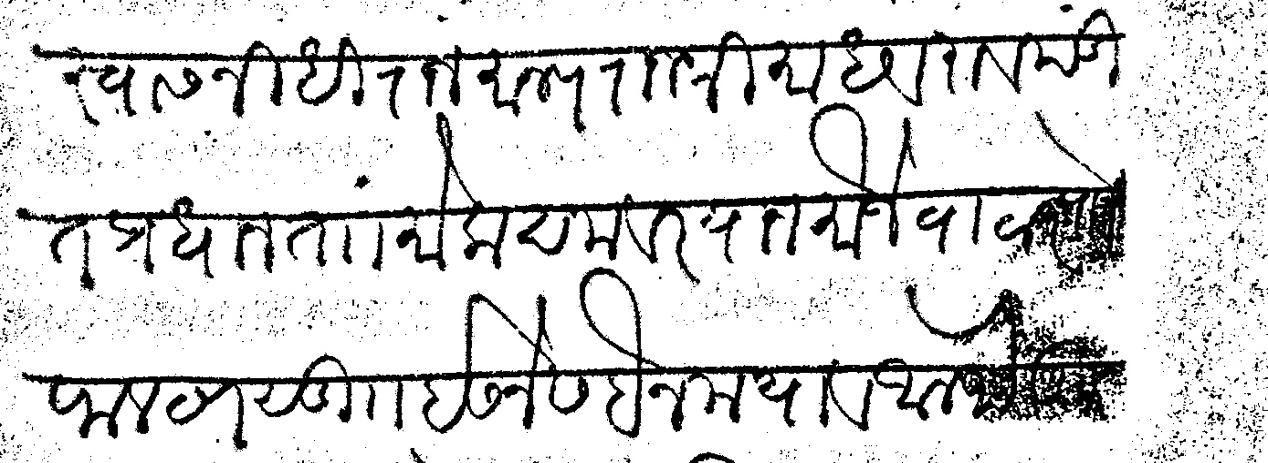
#> input picture data/evaluation/sample_001.png, 1268 x 463 px
$ python preprocess.py ../data/evaluation/sample_001.png
#> lines starting #> are read from the running program, lines starting #| are printed output that depends on the picture; after the words box and inside, x2 and y2 are one past the last pixel; in counts of white or black regions, pixels touching at a corner belong together
#> in preprocess_image, image is the input picture: shape (463, 1268); min 0, max 255, mean 215.4
from __future__ import annotations

import argparse
from pathlib import Path

import numpy as np
from PIL import Image, ImageFilter

try:
    import cv2
except ImportError:  # pragma: no cover - fallback for environments missing OpenCV
    cv2 = None


def to_grayscale(image: np.ndarray) -> np.ndarray:
    if image.ndim == 2:
        return image
    if cv2 is None:
        return np.array(Image.fromarray(image).convert("L"))
    return cv2.cvtColor(image, cv2.COLOR_BGR2GRAY)


def denoise(gray: np.ndarray) -> np.ndarray:
    if cv2 is None:
        return np.array(Image.fromarray(gray).filter(ImageFilter.MedianFilter(size=3)))
    return cv2.fastNlMeansDenoising(
        gray, None, h=15, templateWindowSize=7, searchWindowSize=21
    )


def binarize(gray: np.ndarray) -> np.ndarray:
    if cv2 is None:
        threshold = int(np.mean(gray) * 0.9)
        return np.where(gray > threshold, 255, 0).astype(np.uint8)
    return cv2.adaptiveThreshold(
        gray,
        255,
        cv2.ADAPTIVE_THRESH_GAUSSIAN_C,
        cv2.THRESH_BINARY,
        35,
        11,
    )
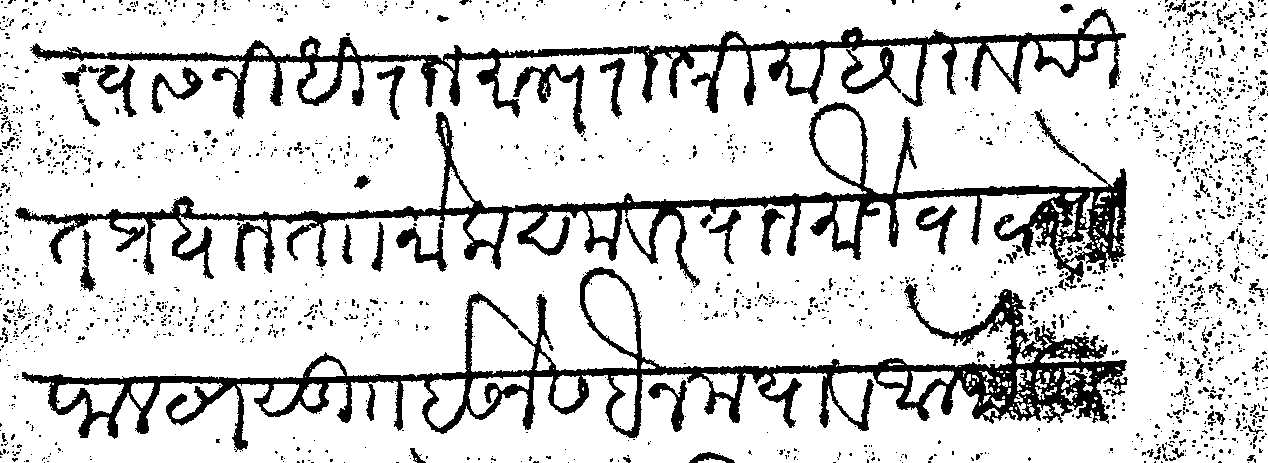
#> returned value: shape (463, 1268); 83.7% white; 1982 black regions (1832 under 20 px), largest, box (x1, y1, x2, y2) and area: (22, 267, 1128, 452) 30188, (15, 102, 1127, 288) 25154, (30, 7, 1126, 119) 17349


def deskew(binary: np.ndarray) -> np.ndarray:
    if cv2 is None:
        return binary
    coords = np.column_stack(np.where(binary < 128))
#> coords = 95594 pairs, first value 0 to 462, second value 0 to 1267
    if len(coords) < 20:
        return binary
    angle = cv2.minAreaRect(coords)[-1]
#> angle = -90
    if angle < -45:
        angle = -(90 + angle)
#> angle = 0
    else:
        angle = -angle
    if abs(angle) > 15:
        return binary
    h, w = binary.shape[:2]
#> h = 463; w = 1268
    matrix = cv2.getRotationMatrix2D((w / 2, h / 2), angle, 1.0)
#> matrix = [[1, 0, 0], [0, 1, 0]]
    return cv2.warpAffine(
        binary, matrix, (w, h), flags=cv2.INTER_LINEAR, borderValue=255
    )


def segment_lines(binary: np.ndarray, min_line_height: int = 12) -> list[np.ndarray]:
#> called with min_line_height = 12
    ink = binary < 200
    projection = ink.sum(axis=1)
#> projection = 463 values, max 654 at index 215, min 26 at index 443, mean 206.5
    threshold = max(2, int(binary.shape[1] * 0.01))
#> threshold = 12
    active = projection > threshold
    ranges = []
    start = None
    for y, is_active in enumerate(active):
        if is_active and start is None:
            start = y
        elif not is_active and start is not None:
            if y - start >= min_line_height:
                ranges.append((start, y))
            start = None
#> this loop made 463 passes
#> start on pass 1: 0
#> after the loop, ranges = []; start = 0
    if start is not None and len(active) - start >= min_line_height:
        ranges.append((start, len(active)))
    if not ranges:
        return [binary]
    lines = []
    for start, end in ranges:
        top = max(0, start - 4)
        bottom = min(binary.shape[0], end + 4)
        crop = binary[top:bottom, :]
        cols = np.where((crop < 200).sum(axis=0) > 0)[0]
        if cols.size:
            crop = crop[:, max(0, cols[0] - 8) : min(crop.shape[1], cols[-1] + 9)]
        lines.append(crop)
#> this loop made 1 pass
#> (start, end, top, bottom) on pass 1: (0, 463, 0, 463)
#> after the loop, lines = 1 item
    return lines


def preprocess_image(path: str | Path) -> tuple[np.ndarray, list[np.ndarray]]:
    if cv2 is None:
        if not Path(path).exists():
            raise FileNotFoundError(path)
        gray = np.array(Image.open(path).convert("L"))
    else:
        image = cv2.imread(str(path), cv2.IMREAD_UNCHANGED)
        if image is None:
            raise FileNotFoundError(path)
        gray = to_grayscale(image)
    cleaned = deskew(binarize(denoise(gray)))
    return cleaned, segment_lines(cleaned)


def preprocess_pil(image: Image.Image) -> tuple[Image.Image, list[Image.Image]]:
    arr = np.array(image.convert("RGB"))
    bgr = cv2.cvtColor(arr, cv2.COLOR_RGB2BGR) if cv2 is not None else arr
    gray = to_grayscale(bgr)
    cleaned = deskew(binarize(denoise(gray)))
    lines = segment_lines(cleaned)
    return Image.fromarray(cleaned), [Image.fromarray(line) for line in lines]


def main() -> None:
    parser = argparse.ArgumentParser()
    parser.add_argument("image")
    parser.add_argument("--out-dir", default="preprocess_out")
    args = parser.parse_args()
    out_dir = Path(args.out_dir)
    out_dir.mkdir(parents=True, exist_ok=True)
    cleaned, lines = preprocess_image(args.image)
#> lines = 1 item
    Image.fromarray(cleaned).save(out_dir / "cleaned.png")
    for i, line in enumerate(lines):
        Image.fromarray(line).save(out_dir / f"line_{i:03d}.png")
#> this loop made 1 pass
    print(f"saved cleaned image and {len(lines)} line(s) to {out_dir}")
#| saved cleaned image and 1 line(s) to preprocess_out


if __name__ == "__main__":
    main()
